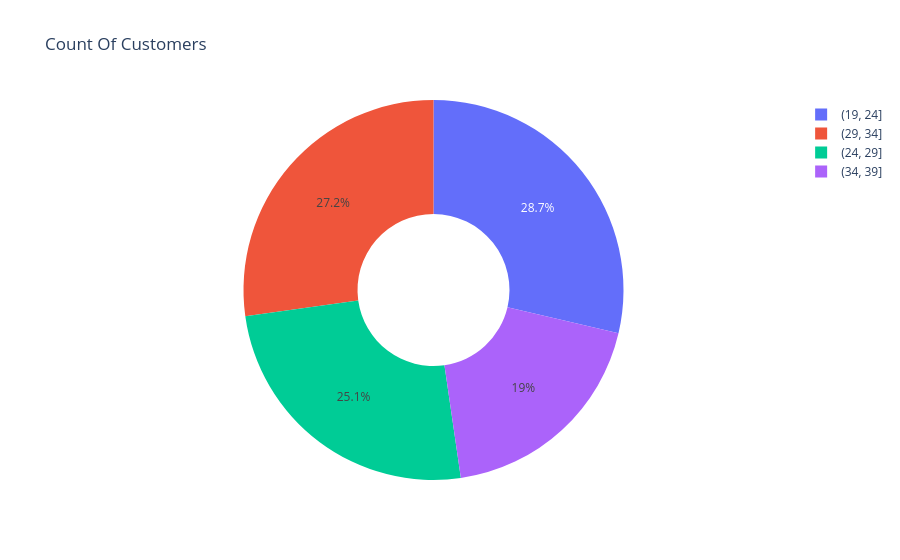

Notebook source saved alongside this figure:
### Code cell
fig = px.pie(data_frame = q3, names='Age_Range', values = 'count', title = 'Count Of Customers', hole=0.4)
fig.show()

### Figure 1 — Plotly figure (JSON) as saved in the notebook; plotly's stock layout.template omitted (floating-point values rounded to 4 significant figures)
{"data": [{"domain": {"x": [0, 1], "y": [0, 1]}, "hole": 0.4, "hovertemplate": "Age_Range=%{label}<br>count=%{value}<extra></extra>", "labels": ["(19, 24]", "(29, 34]", "(24, 29]", "(34, 39]"], "legendgroup": "", "name": "", "showlegend": true, "type": "pie", "values": [137, 130, 120, 91]}], "layout": {"legend": {"tracegroupgap": 0}, "title": {"text": "Count Of Customers"}}}
